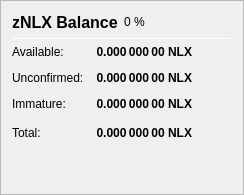
                   <widget class="QFrame" name="frame_ZerocoinBalances">
                    <property name="frameShape">
                     <enum>QFrame::StyledPanel</enum>
                    </property>
                    <property name="frameShadow">
                     <enum>QFrame::Raised</enum>
                    </property>
                    <layout class="QVBoxLayout" name="verticalLayout_7">
                     <item>
                      <layout class="QHBoxLayout" name="horizontalLayout_8" stretch="0">
                       <item>
                        <widget class="QLabel" name="label_5z_3">
                         <property name="minimumSize">
                          <size>
                           <width>0</width>
                           <height>20</height>
                          </size>
                         </property>
                         <property name="font">
                          <font>
                           <pointsize>12</pointsize>
                           <weight>75</weight>
                           <bold>true</bold>
                          </font>
                         </property>
                         <property name="text">
                          <string>zNLX Balance</string>
                         </property>
                        </widget>
                       </item>
                       <item>
                        <widget class="QLabel" name="labelzICHPercent">
                         <property name="text">
                          <string notr="true">0 %</string>
                         </property>
                        </widget>
                       </item>
                       <item>
                        <spacer name="horizontalSpacer_11">
                         <property name="orientation">
                          <enum>Qt::Horizontal</enum>
                         </property>
                         <property name="sizeHint" stdset="0">
                          <size>
                           <width>40</width>
                           <height>20</height>
                          </size>
                         </property>
                        </spacer>
                       </item>
                      </layout>
                     </item>
                     <item>
                      <widget class="Line" name="line_ZerocoinBalance">
                       <property name="minimumSize">
                        <size>
                         <width>0</width>
                         <height>1</height>
                        </size>
                       </property>
                       <property name="maximumSize">
                        <size>
                         <width>16777215</width>
                         <height>1</height>
                        </size>
                       </property>
                       <property name="orientation">
                        <enum>Qt::Horizontal</enum>
                       </property>
                      </widget>
                     </item>
                     <item>
                      <layout class="QGridLayout" name="gridLayout_5">
                       <property name="spacing">
                        <number>12</number>
                       </property>
                       <item row="1" column="0">
                        <widget class="QLabel" name="labelzBalanceMatureText">
                         <property name="toolTip">
                          <string>Mature: more than 20 confirmation and more than 3 mints of the same denomination after it was minted.
These zNLX are spendable.</string>
                         </property>
                         <property name="text">
                          <string>Available:</string>
                         </property>
                        </widget>
                       </item>
                       <item row="1" column="1">
                        <widget class="QLabel" name="labelzBalanceMature">
                         <property name="font">
                          <font>
                           <weight>75</weight>
                           <bold>true</bold>
                          </font>
                         </property>
                         <property name="toolTip">
                          <string>Mature: more than 20 confirmation and more than 3 mints of the same denomination after it was minted.
These zNLX are spendable.</string>
                         </property>
                         <property name="text">
                          <string notr="true">0.000 000 00 NLX</string>
                         </property>
                         <property name="alignment">
                          <set>Qt::AlignRight|Qt::AlignTrailing|Qt::AlignVCenter</set>
                         </property>
                        </widget>
                       </item>
                       <item row="2" column="0">
                        <widget class="QLabel" name="labelzBalanceUnconfirmedText">
                         <property name="toolTip">
                          <string>Unconfirmed: less than 20 confirmations
Immature: confirmed, but less than 3 mints of the same denomination after it was minted</string>
                         </property>
                         <property name="text">
                          <string>Unconfirmed:</string>
                         </property>
                        </widget>
                       </item>
                       <item row="2" column="1">
                        <widget class="QLabel" name="labelzBalanceUnconfirmed">
                         <property name="font">
                          <font>
                           <weight>75</weight>
                           <bold>true</bold>
                          </font>
                         </property>
                         <property name="toolTip">
                          <string>Unconfirmed: less than 20 confirmations
Immature: confirmed, but less than 3 mints of the same denomination after it was minted</string>
                         </property>
                         <property name="text">
                          <string notr="true">0.000 000 00 NLX</string>
                         </property>
                         <property name="alignment">
                          <set>Qt::AlignRight|Qt::AlignTrailing|Qt::AlignVCenter</set>
                         </property>
                        </widget>
                       </item>
                       <item row="3" column="0">
                        <widget class="QLabel" name="labelzBalanceImmatureText">
                         <property name="toolTip">
                          <string>Unconfirmed: less than 20 confirmations
Immature: confirmed, but less than 3 mints of the same denomination after it was minted</string>
                         </property>
                         <property name="text">
                          <string>Immature:</string>
                         </property>
                        </widget>
                       </item>
                       <item row="3" column="1">
                        <widget class="QLabel" name="labelzBalanceImmature">
                         <property name="font">
                          <font>
                           <weight>75</weight>
                           <bold>true</bold>
                          </font>
                         </property>
                         <property name="toolTip">
                          <string>Unconfirmed: less than 20 confirmations
Immature: confirmed, but less than 3 mints of the same denomination after it was minted</string>
                         </property>
                         <property name="text">
                          <string notr="true">0.000 000 00 NLX</string>
                         </property>
                         <property name="alignment">
                          <set>Qt::AlignRight|Qt::AlignTrailing|Qt::AlignVCenter</set>
                         </property>
                        </widget>
                       </item>
                       <item row="4" column="0">
                        <widget class="QLabel" name="labelzBalanceText">
                         <property name="toolTip">
                          <string>Your current zNLX balance, unconfirmed and immature zNLX included.</string>
                         </property>
                         <property name="text">
                          <string>Total:</string>
                         </property>
                        </widget>
                       </item>
                       <item row="4" column="1">
                        <widget class="QLabel" name="labelzBalance">
                         <property name="font">
                          <font>
                           <weight>75</weight>
                           <bold>true</bold>
                          </font>
                         </property>
                         <property name="cursor">
                          <cursorShape>IBeamCursor</cursorShape>
                         </property>
                         <property name="toolTip">
                          <string>Your current zNLX balance, unconfirmed and immature zNLX included.</string>
                         </property>
                         <property name="text">
                          <string notr="true">0.000 000 00 NLX</string>
                         </property>
                         <property name="alignment">
                          <set>Qt::AlignRight|Qt::AlignTrailing|Qt::AlignVCenter</set>
                         </property>
                         <property name="textInteractionFlags">
                          <set>Qt::LinksAccessibleByMouse|Qt::TextSelectableByKeyboard|Qt::TextSelectableByMouse</set>
                         </property>
                        </widget>
                       </item>
                       <item row="4" column="2">
                        <spacer name="horizontalSpacer_4">
                         <property name="orientation">
                          <enum>Qt::Horizontal</enum>
                         </property>
                         <property name="sizeHint" stdset="0">
                          <size>
                           <width>40</width>
                           <height>20</height>
                          </size>
                         </property>
                        </spacer>
                       </item>
                      </layout>
                     </item>
                     <item>
                      <spacer name="verticalSpacer_4">
                       <property name="orientation">
                        <enum>Qt::Vertical</enum>
                       </property>
                       <property name="sizeHint" stdset="0">
                        <size>
                         <width>20</width>
                         <height>40</height>
                        </size>
                       </property>
                      </spacer>
                     </item>
                    </layout>
                   </widget>
